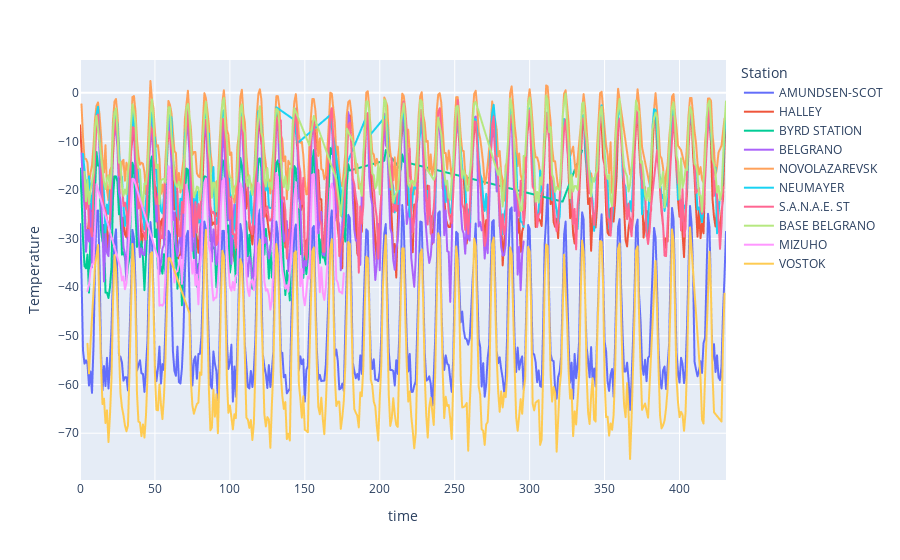

Here is the notebook cell this chart was saved with:
### Markdown cell above
#### Validating Air Temperature with station data

### Code cell
# Load in datasets
T2M, STT = w7.load_air_temp_data()

df = STT.to_dataframe()
df = df.stack()
df = df.reset_index()
df.columns = ['time','Station', 'Temperature']
fig = px.line(df, x="time", y="Temperature", color='Station')
fig.show()


# # Load in datasets
# T2M, STT = w7.load_air_temp_data()


# import plotly.express as px

# df = px.data.gapminder().query("continent=='Oceania'")
# print(df)
# fig = px.line(df, x="year", y="lifeExp", color='country')
# fig.show()


# # Plot timeseries.
# w7.plot_station_timeseries(T2M, STT)

# # # Calculate statistics for station temperature.
# # stats = w7.generate_station_statistics(T2M, STT)

### Figure 1 — Plotly figure (JSON) as saved in the notebook; plotly's stock layout.template omitted (floating-point values rounded to 4 significant figures; data arrays with more than 128 entries replaced by an {"elided": "..."} marker saying what was removed)
{"data": [{"hovertemplate": "Station=AMUNDSEN-SCOT<br>time=%{x}<br>Temperature=%{y}<extra></extra>", "legendgroup": "AMUNDSEN-SCOT", "line": {"color": "#636efa", "dash": "solid"}, "mode": "lines", "name": "AMUNDSEN-SCOT", "showlegend": true, "type": "scattergl", "x": {"elided": "431 int values"}, "xaxis": "x", "y": {"elided": "431 float values"}, "yaxis": "y"}, {"hovertemplate": "Station=HALLEY<br>time=%{x}<br>Temperature=%{y}<extra></extra>", "legendgroup": "HALLEY", "line": {"color": "#EF553B", "dash": "solid"}, "mode": "lines", "name": "HALLEY", "showlegend": true, "type": "scattergl", "x": {"elided": "431 int values"}, "xaxis": "x", "y": {"elided": "431 float values"}, "yaxis": "y"}, {"hovertemplate": "Station=BYRD STATION<br>time=%{x}<br>Temperature=%{y}<extra></extra>", "legendgroup": "BYRD STATION", "line": {"color": "#00cc96", "dash": "solid"}, "mode": "lines", "name": "BYRD STATION", "showlegend": true, "type": "scattergl", "x": {"elided": "179 int values"}, "xaxis": "x", "y": {"elided": "179 float values"}, "yaxis": "y"}, {"hovertemplate": "Station=BELGRANO<br>time=%{x}<br>Temperature=%{y}<extra></extra>", "legendgroup": "BELGRANO", "line": {"color": "#ab63fa", "dash": "solid"}, "mode": "lines", "name": "BELGRANO", "showlegend": true, "type": "scattergl", "x": {"elided": "294 int values"}, "xaxis": "x", "y": {"elided": "294 float values"}, "yaxis": "y"}, {"hovertemplate": "Station=NOVOLAZAREVSK<br>time=%{x}<br>Temperature=%{y}<extra></extra>", "legendgroup": "NOVOLAZAREVSK", "line": {"color": "#FFA15A", "dash": "solid"}, "mode": "lines", "name": "NOVOLAZAREVSK", "showlegend": true, "type": "scattergl", "x": {"elided": "401 int values"}, "xaxis": "x", "y": {"elided": "401 float values"}, "yaxis": "y"}, {"hovertemplate": "Station=NEUMAYER<br>time=%{x}<br>Temperature=%{y}<extra></extra>", "legendgroup": "NEUMAYER", "line": {"color": "#19d3f3", "dash": "solid"}, "mode": "lines", "name": "NEUMAYER", "showlegend": true, "type": "scattergl", "x": {"elided": "363 int values"}, "xaxis": "x", "y": {"elided": "363 float values"}, "yaxis": "y"}, {"hovertemplate": "Station=S.A.N.A.E. ST<br>time=%{x}<br>Temperature=%{y}<extra></extra>", "legendgroup": "S.A.N.A.E. ST", "line": {"color": "#FF6692", "dash": "solid"}, "mode": "lines", "name": "S.A.N.A.E. ST", "showlegend": true, "type": "scattergl", "x": {"elided": "405 int values"}, "xaxis": "x", "y": {"elided": "405 float values"}, "yaxis": "y"}, {"hovertemplate": "Station=BASE BELGRANO<br>time=%{x}<br>Temperature=%{y}<extra></extra>", "legendgroup": "BASE BELGRANO", "line": {"color": "#B6E880", "dash": "solid"}, "mode": "lines", "name": "BASE BELGRANO", "showlegend": true, "type": "scattergl", "x": {"elided": "361 int values"}, "xaxis": "x", "y": {"elided": "361 float values"}, "yaxis": "y"}, {"hovertemplate": "Station=MIZUHO<br>time=%{x}<br>Temperature=%{y}<extra></extra>", "legendgroup": "MIZUHO", "line": {"color": "#FF97FF", "dash": "solid"}, "mode": "lines", "name": "MIZUHO", "showlegend": true, "type": "scattergl", "x": {"elided": "139 int values"}, "xaxis": "x", "y": {"elided": "139 float values"}, "yaxis": "y"}, {"hovertemplate": "Station=VOSTOK<br>time=%{x}<br>Temperature=%{y}<extra></extra>", "legendgroup": "VOSTOK", "line": {"color": "#FECB52", "dash": "solid"}, "mode": "lines", "name": "VOSTOK", "showlegend": true, "type": "scattergl", "x": {"elided": "390 int values"}, "xaxis": "x", "y": {"elided": "390 float values"}, "yaxis": "y"}], "layout": {"autosize": true, "legend": {"title": {"text": "Station"}, "tracegroupgap": 0}, "margin": {"t": 60}, "xaxis": {"anchor": "y", "autorange": true, "domain": [0, 1], "range": [0, 431], "title": {"text": "time"}, "type": "linear"}, "yaxis": {"anchor": "x", "autorange": true, "domain": [0, 1], "range": [-79.62, 6.717], "title": {"text": "Temperature"}, "type": "linear"}}}
